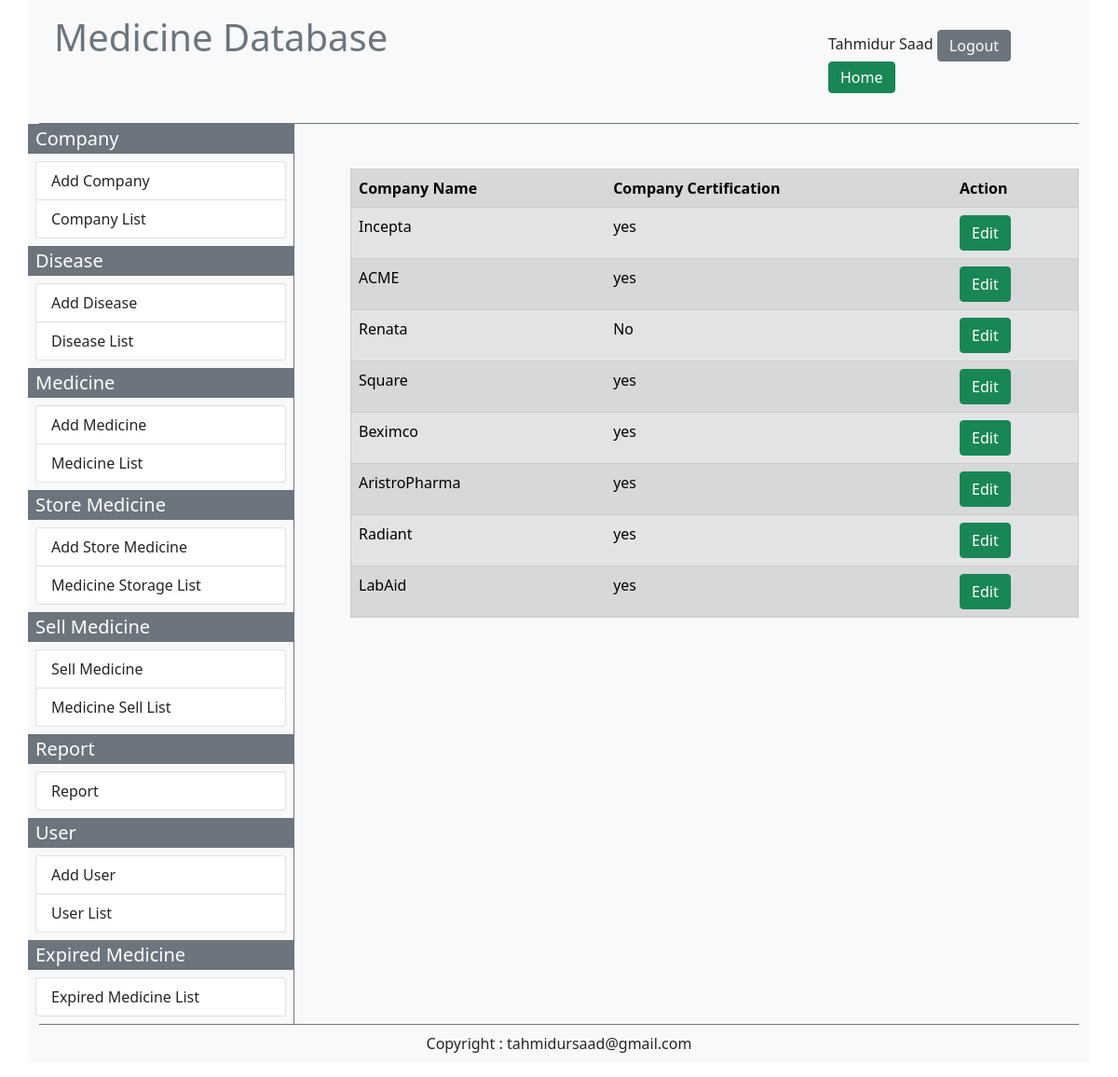
Screenshot of /MediDB/List_of_company.php (signed in) with the database file from the repository.
### tables this page shows
CREATE TABLE `company_category` (
  `company_id` int(11) NOT NULL,
  `company_name` varchar(20) NOT NULL,
  `company_certification` varchar(20) NOT NULL
);

### MediDB/List_of_company.php (the view, shortened to what this page needs)
<?php
    require('connection.php');
 ?>
<?php
   $user_first_name= $_SESSION['user_first_name'];
   $user_last_name= $_SESSION['user_last_name'];
   if(!empty($user_first_name) && !empty($user_last_name)){
?>
<!DOCTYPE html>
<html lang="en">
<head>
    <link href="https://cdn.jsdelivr.net/npm/bootstrap@5.0.2/dist/css/bootstrap.min.css" rel="stylesheet">
    <link rel="stylesheet" href="https://use.fontawesome.com/releases/v5.15.4/css/all.css"/>
</head>
<body>
<div class="container bg-light">
        <div class="container-foluid border-bottom border-secondary">
              <?php include('bootstrap/topbar.php'); ?>
        </div>
        <div class="container-foluid">
            <div class="row">
                <div class="col-sm-3 bg-light p-0 m-0">
                    <?php include('bootstrap/leftside_bar.php'); ?>
                </div>
                <div class="col-sm-9 border-start border-secondary">
                    <div class="container p-4 m-4">
                    <?php
        $sql = "SELECT * FROM company_category";
        $query = $conn-> query($sql);
        echo "<table border='1' class='table table-secondary table-striped table-hover'> <tr>
              <th>Company Name </th>
              <th>Company Certification</th>
              <th>Action</th></tr> ";
        while($data = mysqli_fetch_assoc($query)){
            $company_id = $data['company_id'];
            $company_name = $data['company_name'];
            $company_certification = $data['company_certification'];
            echo "<tr>
                  <td>$company_name</td>
                  <td>$company_certification</td>
                  <td>
                  <a href ='edit_company.php?id= $company_id' class='btn btn-success'>Edit</a>
                  </td>
                  </tr>";
        }
        echo"</table>";
    ?>
                </div>
                </div>
            </div>
        </div>
        <div class="border-top border-secondary">
        <?php include('bootstrap/bottom_bar.php'); ?>
        </div>
    </div>
</body>
</html>
<?php
   }
   else{
    header('location:login.php');
   }
 ?>

### MediDB/bootstrap/topbar.php
<div class="row p-3">
   <div class="col-sm-9">
       <h1> <a href="index.php" class="text-secondary text-decoration-none">Medicine Database</a> </h1>
   </div>
   <div class="col-sm-3">
       <p class="pt-3">
           <?php echo $user_first_name.' ' . $user_last_name ?>
           <a href="logout.php" class="text-white text-decoration-none btn btn-secondary py-1 m-0">
               Logout
           </a>
           <a href="index.php" class="text-white text-decoration-none btn btn-success py-1 m-0">
               Home
           </a>
       </p>
   </div>
</div>

### MediDB/bootstrap/leftside_bar.php
<h5 class="bg-secondary text-white px-2 py-1">Company</h5>
                    <ul class="list-group m-2">
                        <li class="list-group-item">
                            <a href="add_company.php" class="text-dark text-decoration-none">Add Company</a>
                        </li>
                        <li class="list-group-item">
                            <a href="list_of_company.php" class="text-dark text-decoration-none">Company List</a>
                        </li>
                    </ul>
                    <h5 class="bg-secondary text-white px-2 py-1">Disease</h5>
                    <ul class="list-group m-2">
                        <li class="list-group-item">
                            <a href="add_disease.php" class="text-dark text-decoration-none">Add Disease</a>
                        </li>
                        <li class="list-group-item">
                            <a href="list_of_disease.php" class="text-dark text-decoration-none">Disease List</a>
                        </li>
                    </ul>
                    <h5 class="bg-secondary text-white px-2 py-1">Medicine</h5>
                    <ul class="list-group m-2">
                        <li class="list-group-item">
                            <a href="add_medicine.php" class="text-dark text-decoration-none">Add Medicine</a>
                        </li>
                        <li class="list-group-item">
                            <a href="list_of_medicine.php" class="text-dark text-decoration-none">Medicine List</a>
                        </li>
                    </ul>
                    <h5 class="bg-secondary text-white px-2 py-1">Store Medicine</h5>
                    <ul class="list-group m-2">
                        <li class="list-group-item">
                            <a href="add_store_medicine.php" class="text-dark text-decoration-none">Add Store Medicine</a>
                        </li>
                        <li class="list-group-item">
                            <a href="list_of_entry_medicine.php" class="text-dark text-decoration-none">Medicine Storage List</a>
                        </li>
                    </ul>
                    <h5 class="bg-secondary text-white px-2 py-1">Sell Medicine</h5>
                    <ul class="list-group m-2">
                        <li class="list-group-item">
                            <a href="add_spend_medicine.php" class="text-dark text-decoration-none">Sell Medicine</a>
                        </li>
                        <li class="list-group-item">
                            <a href="list_of_spend_medicine.php" class="text-dark text-decoration-none">Medicine Sell List</a>
                        </li>
                    </ul>
                    <h5 class="bg-secondary text-white px-2 py-1">Report</h5>
                    <ul class="list-group m-2">
                        <li class="list-group-item">
                            <a href="report.php" class="text-dark text-decoration-none">Report</a>
                        </li>
                    </ul>
                    <h5 class="bg-secondary text-white px-2 py-1">User</h5>
                    <ul class="list-group m-2">
                        <li class="list-group-item">
                            <a href="add_users.php" class="text-dark text-decoration-none">Add User</a>
                        </li>
                        <li class="list-group-item">
                            <a href="list_of_users.php" class="text-dark text-decoration-none">User List</a>
                        </li>
                    </ul>
                    <h5 class="bg-secondary text-white px-2 py-1">Expired Medicine</h5>
                    <ul class="list-group m-2">
                        <li class="list-group-item">
                            <a href="expire_medicine_list.php" class="text-dark text-decoration-none">Expired Medicine List</a>
                        </li>
                    </ul>

### MediDB/bootstrap/bottom_bar.php
<p class="text-center p-2">Copyright : tahmidursaad@gmail.com</p>

### rows the page displays
company_category: company_name "Incepta", company_certification "yes"
company_category: company_name "ACME", company_certification "yes"
company_category: company_name "Renata", company_certification "No"
company_category: company_name "Square", company_certification "yes"
company_category: company_name "Beximco", company_certification "yes"
company_category: company_name "AristroPharma", company_certification "yes"
company_category: company_name "Radiant", company_certification "yes"
company_category: company_name "LabAid", company_certification "yes"

### other values shown
$user_first_name "Tahmidur"
$user_last_name "Saad"
